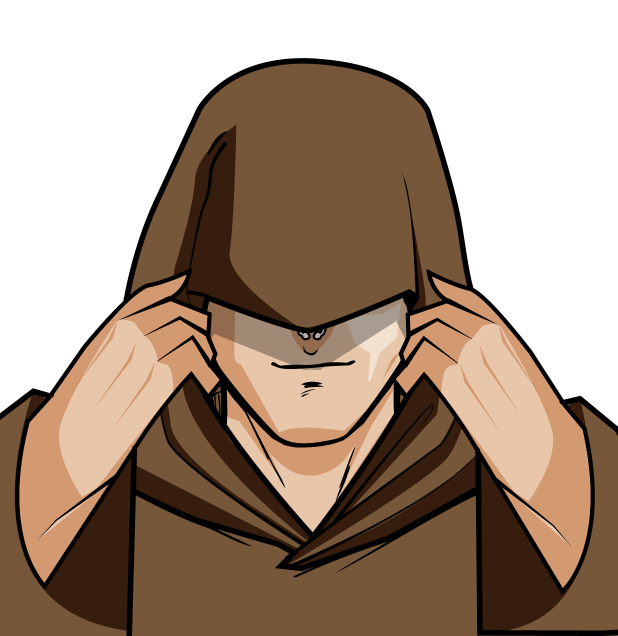
#> input picture web/web_assets/designs/matias/Matias capucha manos.png, 1236 x 1272 px, given in place of Matias capucha manos.png-capucha.png, which was not available (shown at 1/2 size)
$ python -i procesar-equipo.py   (imports and definitions only)
#> lines starting #> are read from the running program, lines starting #| are printed output that depends on the picture; pictures that were not available may be replaced by others from this repository, and a replacement may not be noted
#!/usr/bin/env python3
"""
Prepara las ilustraciones del equipo para la web.

Toma los dibujos originales de web/web_assets/designs/<persona>/ (lienzo 1236×1272, PNG con
transparencia) y genera en web/site/src/assets/equipo/ las tres capas del revelado:

    <slug>-capucha.webp   encapuchado (estado de reposo)
    <slug>-manos.webp     fotograma intermedio: manos quitándose la capucha
    <slug>-rostro.webp    sin capucha

Cada capa se reduce a 480×494 y lleva el difuminado de hombros INCRUSTADO en el canal alfa
(no se hace con máscara CSS: Safari pintaba líneas claras en los hombros durante la animación).

Además genera <slug>-cuerpo.webp: el encapuchado sin el difuminado de abajo (solo suaviza los lados).
Lo usa el grupo del escritorio en reposo, debajo de la capucha: los cuerpos se tapan unos a otros sin
huecos y un único degradado de la sección («suelo») funde la parte baja de todo el grupo a la vez.

Uso:
    pip3 install --user pillow numpy
    python3 web/tools/procesar-equipo.py            # procesa todas las personas de PERSONAS
    python3 web/tools/procesar-equipo.py matias     # solo una

Para añadir a alguien: crea web/web_assets/designs/<slug>/ con sus dibujos renombrados como
<slug>-capucha.png, <slug>-manos.png y <slug>-rostro.png, añade su slug a PERSONAS y después
sus capas en src/data/equipo.ts.
"""
import sys
from pathlib import Path

import numpy as np
from PIL import Image

RAIZ = Path(__file__).resolve().parents[1]              # web/
ORIGEN = RAIZ / "web_assets" / "designs"
DESTINO = RAIZ / "site" / "src" / "assets" / "equipo"

LIENZO = (1236, 1272)   # tamaño de los dibujos originales
SALIDA = (480, 494)     # tamaño en la web (misma proporción)
CALIDAD_WEBP = 88

# Cada persona tiene su carpeta web/web_assets/designs/<slug>/ con una capa por archivo:
# <slug>-<capa>.png (p. ej. matias/matias-rostro.png). También hay <slug>-capucha-sola.png, que no se usa.
PERSONAS = ("yisus", "iria", "matias", "nacho", "tiziana", "daniel", "carlos")
CAPAS = ("capucha", "manos", "rostro")


def mascara_hombros(ancho: int, alto: int) -> np.ndarray:
    """Opacidad (0..1) por píxel para difuminar la parte baja de la figura, en forma de busto.

    La túnica llega hasta los bordes del dibujo, así que un difuminado recto dejaba abajo un rectángulo
    con los bordes borrosos. Ahora el final del difuminado sigue una curva en U: en el centro solo se
    difumina un borde fino abajo (del 92,5 % al 99,5 % de la altura) y hacia los lados la curva sube
    (en el borde, del 63 % al 70 %), así que no quedan esquinas rectas. El cuerpo sigue opaco: nada de
    ver el orbe del fondo a través de las figuras.
    """
    y = np.arange(alto)[:, None] / alto
    u = np.abs(np.arange(ancho)[None, :] / ancho - .5) / .5     # 0 en el centro, 1 en los lados
    fin = .995 - .295 * u ** 2.4                                 # donde la opacidad llega a 0
    banda = .07                                                  # anchura del fundido
    return np.clip((fin - y) / banda, 0, 1)


def mascara_lados(ancho: int, alto: int) -> np.ndarray:
    """Para <slug>-cuerpo.webp: solo difumina los lados (8 %) en la parte baja, sin tocar el borde de abajo.

    En el grupo del escritorio los cuerpos se solapan y los tapa por abajo el «suelo» (un degradado de
    la sección); así solo hace falta suavizar los lados de las figuras de los extremos.
    """
    y = np.arange(alto)[:, None] / alto
    x = np.arange(ancho)[None, :] / ancho
    lados = np.minimum(np.clip(x / .08, 0, 1), np.clip((1 - x) / .08, 0, 1))
    peso = np.interp(y, [0, .55, .7, 1], [0, 0, 1, 1])
    return np.broadcast_to(1 - (1 - lados) * peso, (alto, ancho))


def procesar(slug: str) -> None:
    mascara = mascara_hombros(*SALIDA)
    for capa in CAPAS:
        img = Image.open(ORIGEN / slug / f"{slug}-{capa}.png").convert("RGBA")
#> img is the input picture: PIL image 1236x1272 RGBA; mean R, G, B, A 170.6, 150.2, 133.8, 166.4
        img = img.crop((0, 0, *LIENZO))   # algún original viene con 1 px de más (1237 de ancho)
        img = img.resize(SALIDA, Image.LANCZOS)
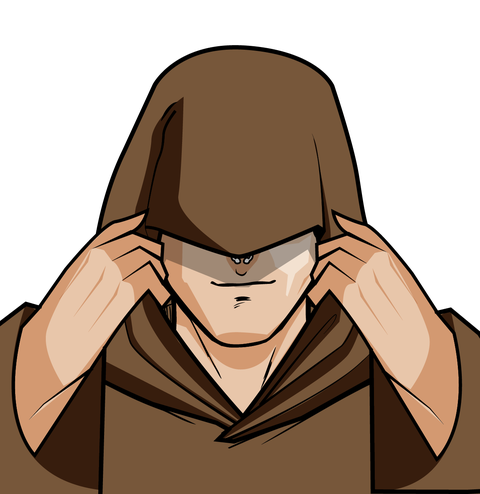
#> img: PIL image 480x494 RGBA; mean R, G, B, A 82.4, 61.9, 45.5, 166.4; transparent parts drawn white
        rgba = np.array(img).astype(float)
        if capa == "capucha":
            cuerpo = rgba.copy()
            cuerpo[..., 3] *= mascara_lados(*SALIDA)
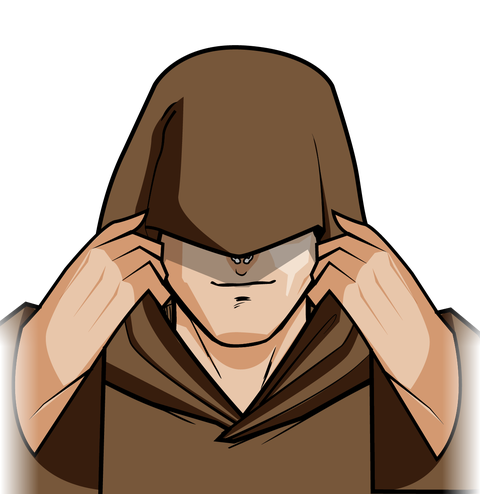
#> cuerpo: shape (494, 480, 4) float64; mean R, G, B, A 82.4, 61.9, 45.5, 159.4; transparent parts drawn white
            guardar(cuerpo, f"{slug}-cuerpo.webp")   # para el grupo en reposo (escritorio)
        rgba[..., 3] *= mascara
        guardar(rgba, f"{slug}-{capa}.webp")


def guardar(rgba: np.ndarray, nombre: str) -> None:
    salida = DESTINO / nombre
    Image.fromarray(rgba.round().astype("uint8")).save(salida, "WEBP", quality=CALIDAD_WEBP, method=6)
#> (the run stopped early here; a loop or call above may not have finished)

$ run again, on web/web_assets/designs/matias/Matias.png
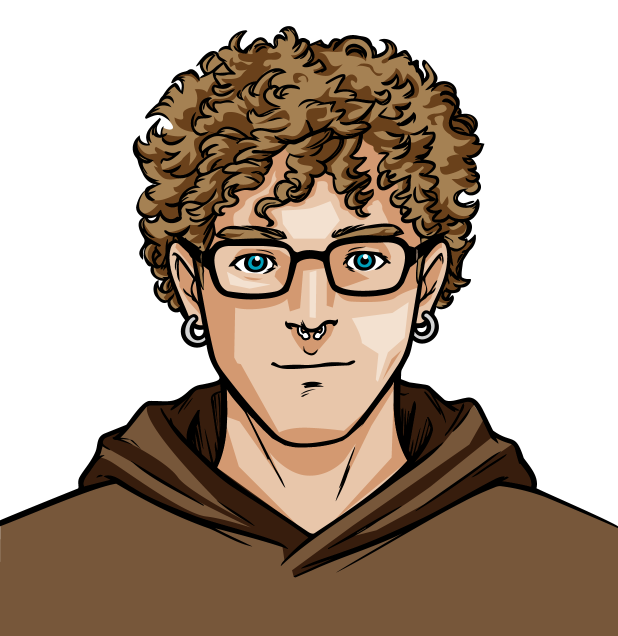
#> input picture web/web_assets/designs/matias/Matias.png, 1236 x 1272 px, given in place of Matias.png-capucha.png, which was not available (shown at 1/2 size)
#> in procesar, img is the input picture: PIL image 1236x1272 RGBA; mean R, G, B, A 177.9, 161.2, 146.3, 147.2
#> in procesar, `img = img.resize(SALIDA, Image.LANCZOS)`:
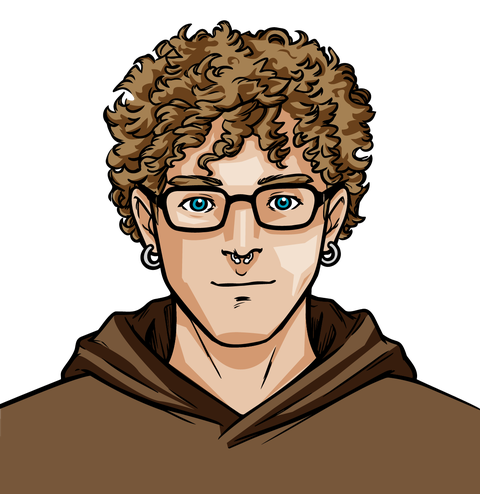
#> img: PIL image 480x494 RGBA; mean R, G, B, A 70.8, 54.1, 39.1, 147.2; transparent parts drawn white
#> in procesar, `cuerpo[..., 3] *= mascara_lados(*SALIDA)`:
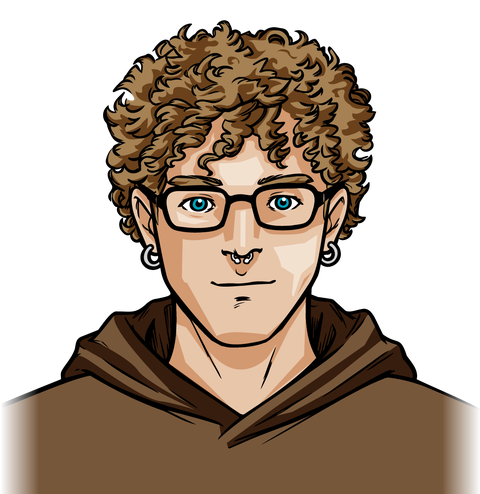
#> cuerpo: shape (494, 480, 4) float64; mean R, G, B, A 70.8, 54.1, 39.1, 143.4; transparent parts drawn white
